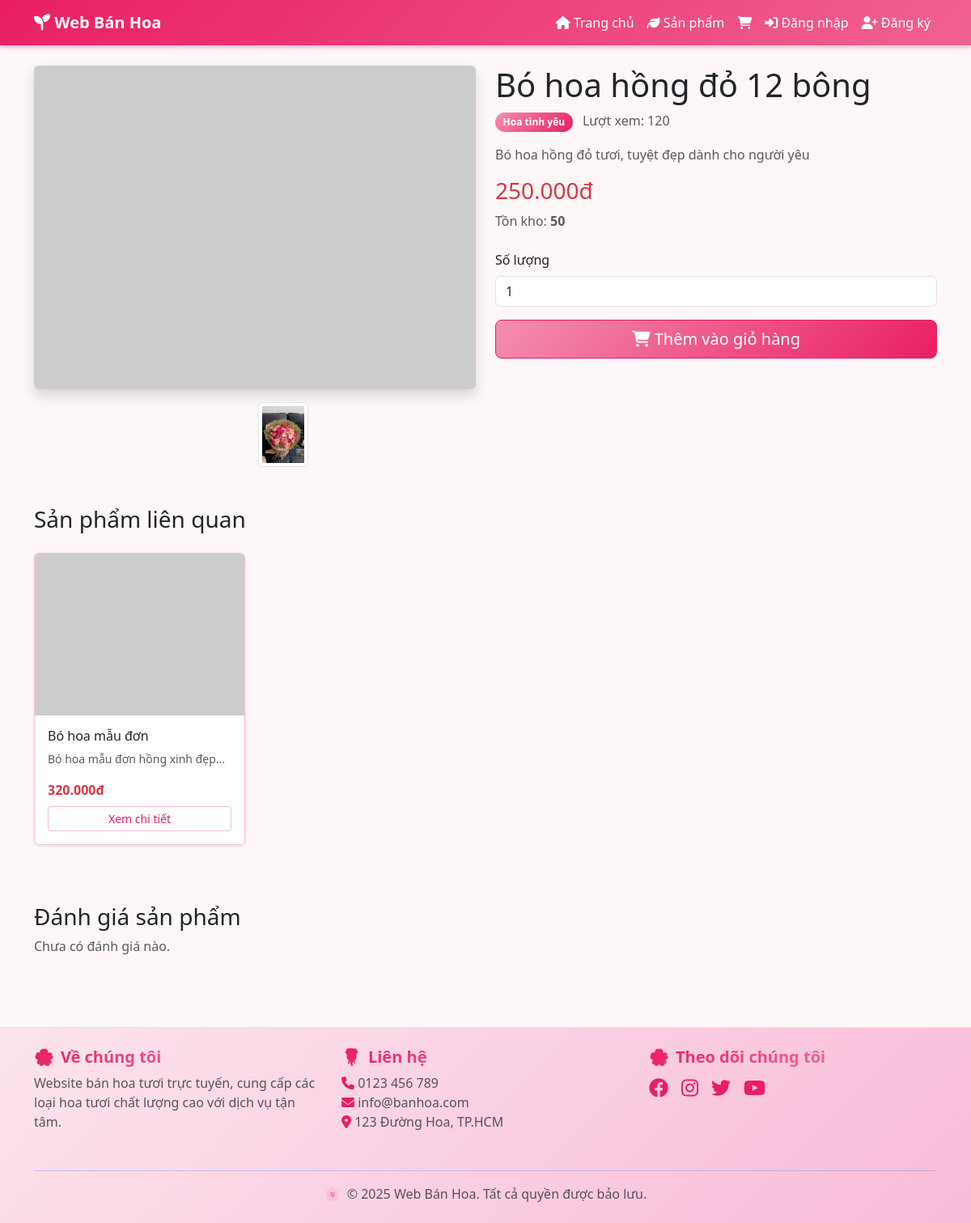
The app's page /product-detail.php?id=1 with its own data.
### tables this page shows
CREATE TABLE product_images (
    image_id INT AUTO_INCREMENT PRIMARY KEY,
    product_id INT NOT NULL,
    image_url VARCHAR(500) NOT NULL,
    sort_order INT DEFAULT 0,  
    created_at TIMESTAMP DEFAULT CURRENT_TIMESTAMP,
    FOREIGN KEY (product_id) REFERENCES products(product_id) ON DELETE CASCADE
);

CREATE TABLE products (
    product_id INT AUTO_INCREMENT PRIMARY KEY,
    name VARCHAR(255) NOT NULL,
    description TEXT,
    price DECIMAL(10, 2) NOT NULL,
    stock INT DEFAULT 0,
     
    image_url VARCHAR(500), 
    category_id INT,
    status ENUM('available', 'out_of_stock', 'discontinued') DEFAULT 'available',
    sold_count INT DEFAULT 0,
    view_count INT DEFAULT 0, 
    created_at TIMESTAMP DEFAULT CURRENT_TIMESTAMP,
    updated_at TIMESTAMP DEFAULT CURRENT_TIMESTAMP ON UPDATE CURRENT_TIMESTAMP,
    FOREIGN KEY (category_id) REFERENCES categories(category_id) ON DELETE SET NULL
);

CREATE TABLE categories (
    category_id INT AUTO_INCREMENT PRIMARY KEY,
    name VARCHAR(100) NOT NULL,
    description TEXT,
    status ENUM('active', 'inactive') DEFAULT 'active'
);

### product-detail.php (called while the page is built, shortened)
<?php
include 'views/products/detail.php';
?>

### models/Product.php (called while the page is built, shortened)
<?php
class Product {
    private $conn;
    private $table = 'products';
    public function __construct($db) {
        $this->conn = $db;
    }
    public function getProductById($product_id) {
        $query = "SELECT p.*, c.name as category_name
                  FROM " . $this->table . " p
                  LEFT JOIN categories c ON p.category_id = c.category_id
                  WHERE p.product_id = ?";
        $stmt = $this->conn->prepare($query);
        $stmt->bind_param("i", $product_id);
        $stmt->execute();
        $product = $stmt->get_result()->fetch_assoc();
        if ($product) {
            $img_query = "SELECT image_id, image_url FROM product_images
                         WHERE product_id = ?
                         ORDER BY sort_order ASC";
            $img_stmt = $this->conn->prepare($img_query);
            $img_stmt->bind_param("i", $product_id);
            $img_stmt->execute();
            $product['images'] = $img_stmt->get_result()->fetch_all(MYSQLI_ASSOC);
        }
        return $product;
    }
    public function getRelatedProducts($product_id, $category_id, $limit = 4) {
        $query = "SELECT p.*, c.name as category_name,
                         COALESCE(
                             (SELECT pi.image_url FROM product_images pi
                              WHERE pi.product_id = p.product_id
                              ORDER BY pi.sort_order ASC LIMIT 1),
                             p.image_url,
                             'https://via.placeholder.com/300x300?text=No+Image'
                         ) as main_image
                  FROM " . $this->table . " p
                  LEFT JOIN categories c ON p.category_id = c.category_id
                  WHERE p.category_id = ? AND p.product_id != ? AND p.status = 'available'
                  ORDER BY RAND()
                  LIMIT ?";
        $stmt = $this->conn->prepare($query);
        $stmt->bind_param("iii", $category_id, $product_id, $limit);
        $stmt->execute();
        return $stmt->get_result()->fetch_all(MYSQLI_ASSOC);
    }
}
?>

### views/products/detail.php (the view, shortened to what this page needs)
<?php
$conn = require 'config/database.php';
require_once 'models/Product.php';
$product_model = new Product($conn);
$review_model = new Review($conn);
$product = $product_model->getProductById($_GET['id']);
$product_model->incrementViewCount($product['product_id']);
$reviews = $review_model->getProductReviews($product['product_id']);
$related_products = $product_model->getRelatedProducts($product['product_id'], $product['category_id'], 4);
?>
<?php include 'views/layout/header.php'; ?>
<div class="container">
    <div class="row">
        <div class="col-md-6">
            <div class="mb-3">
                <?php
                $main_image = '';
                if (!empty($product['images']) && count($product['images']) > 0) {
                    $main_image = $product['images'][0]['image_url'];
                }
                elseif (!empty($product['image_url'])) {
                    $main_image = $product['image_url'];
                }
                else {
                    $main_image = 'https://via.placeholder.com/400x400?text=Product+' . $product['product_id'];
                }
                ?>
                <img id="mainImage" src="<?php echo $main_image; ?>"
                     class="img-fluid rounded shadow" alt="<?php echo $product['name']; ?>"
                     style="width: 100%; height: 400px; object-fit: cover;"
                     onerror="this.src='https://via.placeholder.com/400x400?text=Image+Error'">
            </div>
            <?php if (!empty($product['images']) && count($product['images']) > 1): ?>
            <div class="row g-2">
                <?php foreach (array_slice($product['images'], 0, 4) as $index => $img): ?>
                    <div class="col-3">
                        <img src="<?php echo $img['image_url']; ?>"
                             class="img-thumbnail cursor-pointer thumbnail-img <?php echo $index === 0 ? 'active' : ''; ?>"
                             onclick="changeMainImage('<?php echo $img['image_url']; ?>', this)"
                             alt="<?php echo $product['name']; ?>"
                             style="height: 80px; object-fit: cover; cursor: pointer;"
                             onerror="this.style.display='none'">
                    </div>
                <?php endforeach; ?>
            </div>
            <?php endif; ?>
        </div>
        <div class="col-md-6">
            <h1><?php echo $product['name']; ?></h1>
            <div class="mb-3">
                <span class="badge bg-primary"><?php echo $product['category_name']; ?></span>
                <span class="text-muted ms-2">Lượt xem: <?php echo $product['view_count']; ?></span>
            </div>
            <p class="text-muted"><?php echo $product['description']; ?></p>
            <div class="mb-4">
                <h3 class="text-danger"><?php echo number_format($product['price'], 0, ',', '.'); ?>đ</h3>
                <p class="text-muted">Tồn kho: <strong><?php echo $product['stock']; ?></strong></p>
            </div>
            <?php if ($product['stock'] > 0): ?>
                <form method="POST" class="mb-4">
                    <div class="mb-3">
                        <label for="quantity" class="form-label">Số lượng</label>
                        <input type="number" class="form-control" id="quantity" name="quantity" value="1" min="1" max="<?php echo $product['stock']; ?>">
                    </div>
                    <button type="submit" name="add_to_cart" class="btn btn-primary btn-lg w-100">
                        <i class="fas fa-shopping-cart"></i> Thêm vào giỏ hàng
                    </button>
                </form>
            <?php else: ?>
                <div class="alert alert-warning">Sản phẩm hiện hết hàng</div>
            <?php endif; ?>
        </div>
    </div>
    <?php if (!empty($related_products)): ?>
    <div class="row mt-5">
        <div class="col-12">
            <h3 class="mb-4">Sản phẩm liên quan</h3>
            <div class="row">
                <?php foreach ($related_products as $related): ?>
                    <div class="col-md-3 mb-4">
                        <div class="card h-100 shadow-sm">
                            <?php
                            $related_image = $related['main_image'] ?: 'https://via.placeholder.com/300x300?text=No+Image';
                            ?>
                            <img src="<?php echo $related_image; ?>"
                                 class="card-img-top" alt="<?php echo $related['name']; ?>"
                                 style="height: 200px; object-fit: cover;">
                            <div class="card-body d-flex flex-column">
                                <h6 class="card-title"><?php echo $related['name']; ?></h6>
                                <p class="card-text text-muted small flex-grow-1"><?php echo substr($related['description'], 0, 80) . '...'; ?></p>
                                <div class="mt-auto">
                                    <p class="text-danger fw-bold mb-2"><?php echo number_format($related['price'], 0, ',', '.'); ?>đ</p>
                                    <a href="<?php echo APP_URL; ?>/product-detail.php?id=<?php echo $related['product_id']; ?>"
                                       class="btn btn-outline-primary btn-sm w-100">Xem chi tiết</a>
                                </div>
                            </div>
                        </div>
                    </div>
                <?php endforeach; ?>
            </div>
        </div>
    </div>
    <?php endif; ?>
    <div class="row mt-5">
        <div class="col-md-8">
            <h3>Đánh giá sản phẩm</h3>
            <?php if (empty($reviews)): ?>
                <p class="text-muted">Chưa có đánh giá nào.</p>
            <?php endif; ?>
        </div>
    </div>
</div>
<?php include 'views/layout/footer.php'; ?>

### assets/css/style.css (style rules this page uses)
body { font-family: 'Segoe UI', Tahoma, Geneva, Verdana, sans-serif; background-color: #fdf7f7; }
.card { transition: transform 0.2s ease-in-out; border: 1px solid #f8bbd9; box-shadow: 0 2px 8px rgba(216, 27, 96, 0.08); }
.btn-primary { background: linear-gradient(135deg, #f48fb1, #e91e63); border-color: #e91e63; color: white; }
.btn-outline-primary { color: #e91e63; border-color: #f8bbd9; }
.bg-primary { background: linear-gradient(135deg, #f48fb1, #e91e63) !important; }
.badge { font-size: 0.75rem; border-radius: 20px; padding: 0.5em 0.8em; }
.badge.bg-primary { background: linear-gradient(135deg, #f48fb1, #e91e63) !important; }
.cursor-pointer { cursor: pointer; }
.bg-soft-pink { background-color: #fdf7f7; }

### records on screen
product_images: image_url (picture)
products: name "Bó hoa hồng đỏ 12 bông", category.name "Hoa tình yêu", view_count "120", description "Bó hoa hồng đỏ tươi, tuyệt đẹp dành cho người yêu", price "250.000", stock "50"
products: name "Bó hoa mẫu đơn", description "Bó hoa mẫu đơn hồng xinh đẹp", price "320.000"
